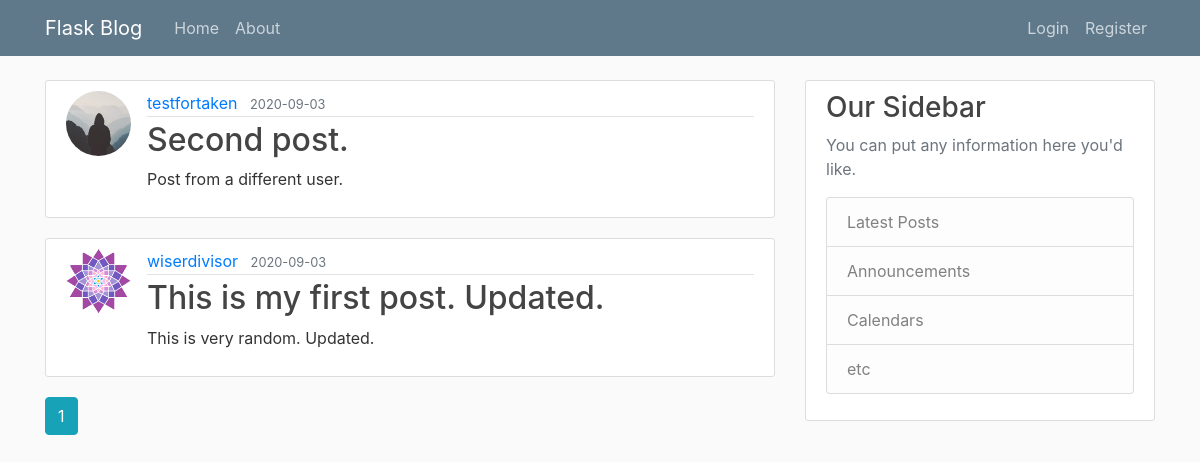
The app's page /home, older data.
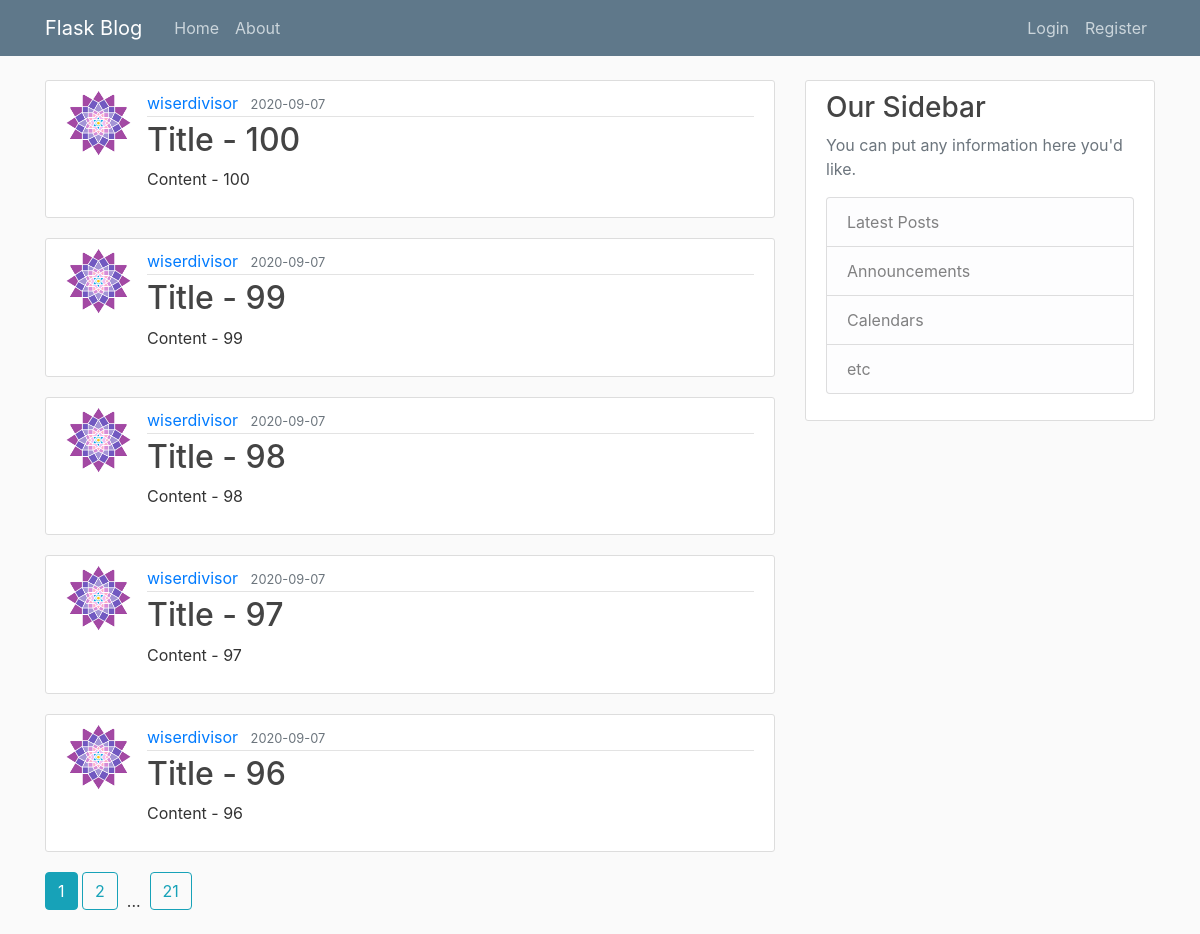
The same page, newer data.
### flaskblog/models.py (models this page shows, shortened)
class Post(db.Model):
    id = db.Column(db.Integer, primary_key=True)
    title = db.Column(db.String(100), nullable=False)
    date_posted = db.Column(db.DateTime, nullable=False, default=datetime.utcnow)
    content = db.Column(db.Text, nullable=False)
    user_id = db.Column(db.Integer, db.ForeignKey('user.id'), nullable=False)

class User(db.Model, UserMixin):
    id = db.Column(db.Integer, primary_key=True)
    username = db.Column(db.String(20), unique=True, nullable = False)
    email = db.Column(db.String(120), unique=True, nullable = False)
    image_file = db.Column(db.String(20), nullable=False, default = "default.jpg")
    password = db.Column(db.String(60), nullable=False)
    posts = db.relationship('Post', backref='author', lazy=True)

### flaskblog/main/routes.py (the view)
@main.route("/")
@main.route("/home")
def home():
    page = request.args.get('page', 1, type=int)
    posts = Post.query.order_by(Post.date_posted.desc()).paginate(per_page=5, page=page)
    return render_template("home.html", posts=posts, title="Home")

### flaskblog/templates/home.html
{% extends "layout.html" %}
{% block content %}
  {% for post in posts.items %}
    <article class="media content-section">
      <img class="rounded-circle article-img" src="{{ url_for('static', filename='/profile_pics/' + post.author.image_file) }}">
      <div class="media-body">
        <div class="article-metadata">
          <a class="mr-2" href="{{url_for('users.user_post', username=post.author.username)}}">{{ post.author.username }}</a>
          <small class="text-muted">{{ post.date_posted.strftime('%Y-%m-%d') }}</small>
        </div>
        <h2><a class="article-title" href="{{ url_for('posts.post', post_id=post.id) }}">{{ post.title }}</a></h2>
        <p class="article-content">{{ post.content }}</p>
      </div>
    </article>
  {% endfor %}
  {% for page_num in posts.iter_pages(left_edge=1, right_edge=1, left_current=1, right_current=2) %}
    {% if page_num %}
      {% if posts.page == page_num %}
        <a class="btn btn-info mb-4" href="{{ url_for('main.home', page=page_num) }}">{{page_num}}</a>
      {% else %}
        <a class="btn btn-outline-info mb-4" href="{{ url_for('main.home', page=page_num) }}">{{page_num}}</a>
      {% endif %}
    {% else %}
      &nbsp;...&nbsp;
    {% endif %}
  {% endfor %}
{% endblock content %}}

Row changes from the older to the newer data that the page shows:
no longer on this page (row unchanged): Post: image_file (placeholder picture), author.username "testfortaken", date_posted "2020-09-03", title "Second post.", content "Post from a different user."
no longer on this page (row unchanged): Post: image_file (picture), author.username "wiserdivisor", date_posted "2020-09-03", title "This is my first post. Updated.", content "This is very random. Updated."
added Post: image_file (picture), author.username "wiserdivisor", date_posted "2020-09-07", title "Title - 100", content "Content - 100"
added Post: image_file (picture), author.username "wiserdivisor", date_posted "2020-09-07", title "Title - 99", content "Content - 99"
added Post: image_file (picture), author.username "wiserdivisor", date_posted "2020-09-07", title "Title - 98", content "Content - 98"
added Post: image_file (picture), author.username "wiserdivisor", date_posted "2020-09-07", title "Title - 97", content "Content - 97"
added Post: image_file (picture), author.username "wiserdivisor", date_posted "2020-09-07", title "Title - 96", content "Content - 96"
Text that changed along with them:
new list line: "2"
new list line: "21"
